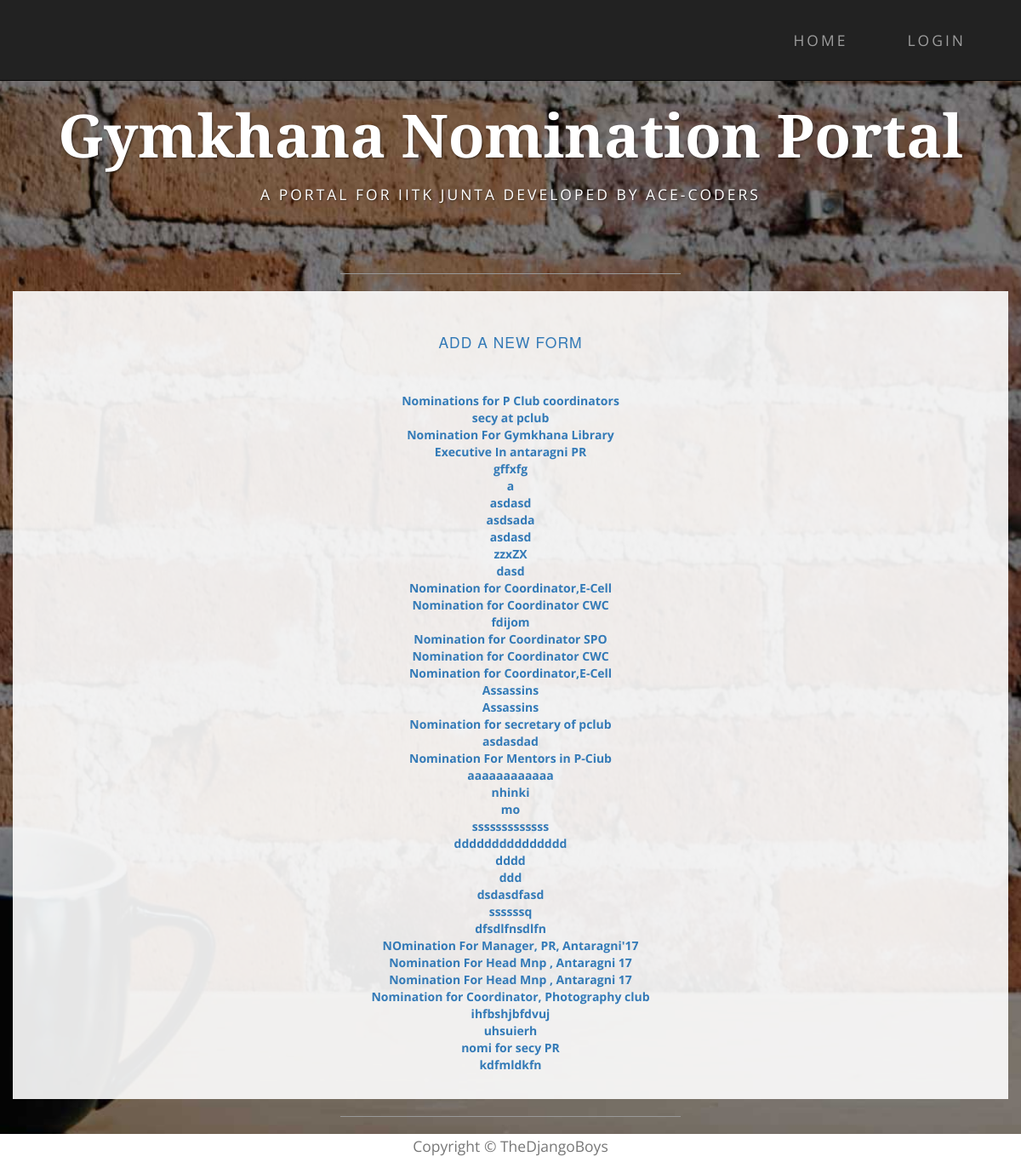
Page /forms/ on the earlier database version.
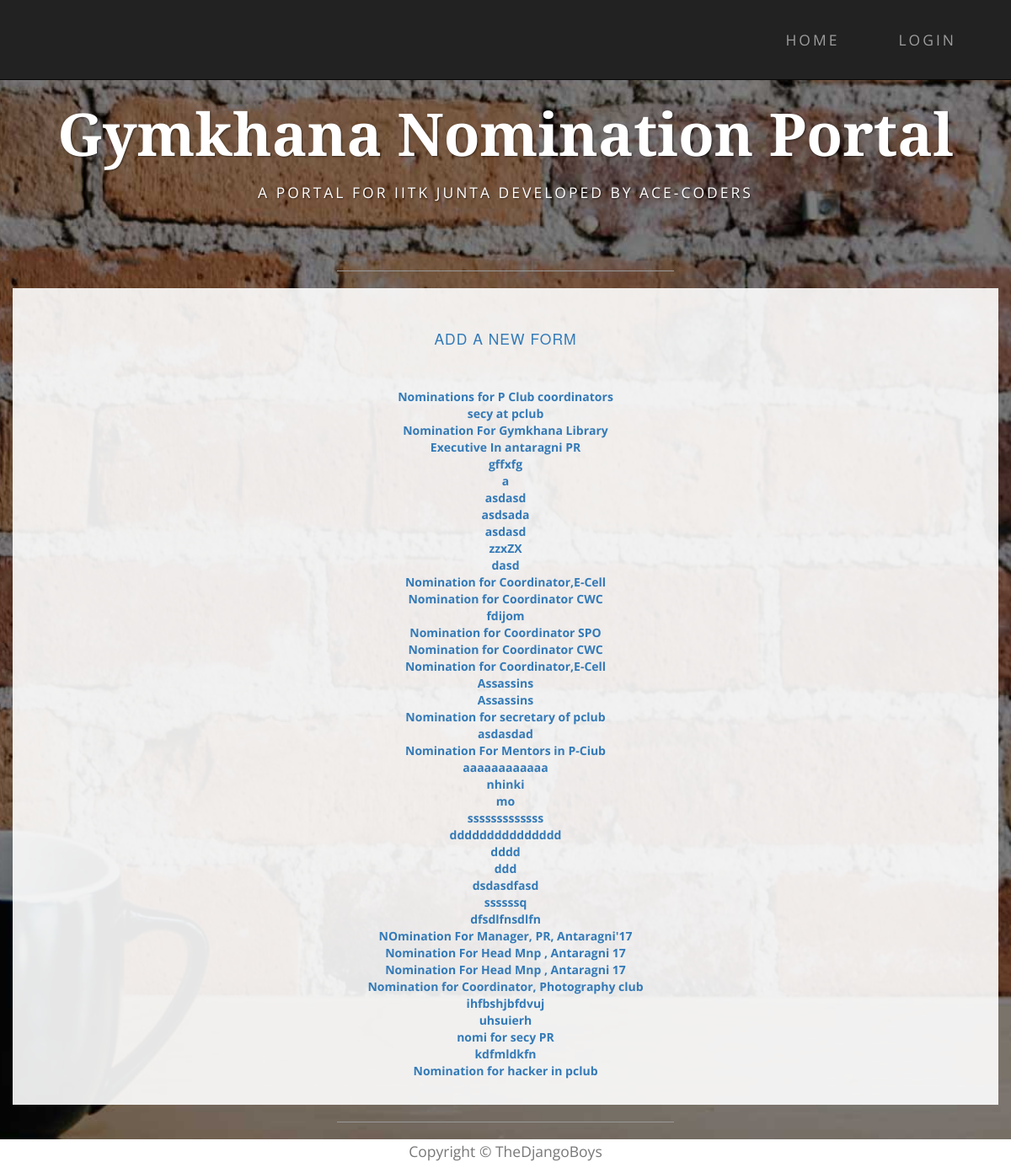
Same page on the later database version.
### forms/models.py (models this page shows, shortened)
class Questionnaire(models.Model):
    name = models.CharField(max_length=100, null=True)
    description = models.TextField(max_length=1000)
    status = models.CharField(max_length=100, null=True, blank=True)

### forms/views.py (the view)
def index(request):
    forms = Questionnaire.objects.all()
    return render(request, 'forms/index.html', context={'forms': forms})

### forms/templates/forms/index.html (shortened to what this page needs)
{% extends "index.html" %}
{% load staticfiles %}
{% block content %}
<div class="container box">
    <div class="row">
        <div class="col-lg-12">
            <h2 class="intro-text text-center">
                <a href="{% url 'forms:build_form' %}">Add a new form</a>
            </h2>
            <br>
            <br>
            {% for form in forms %}
            <div class="row text-center">
                <a href="{% url 'forms:show_form' form.id %}"> <strong>{{form.name}}</strong></a>
            </div>
            {% endfor%}
        </div>
    </div>
</div>
{% endblock content %}

Differences in the rows shown:
added Questionnaire: name "Nomination for hacker in pclub"
